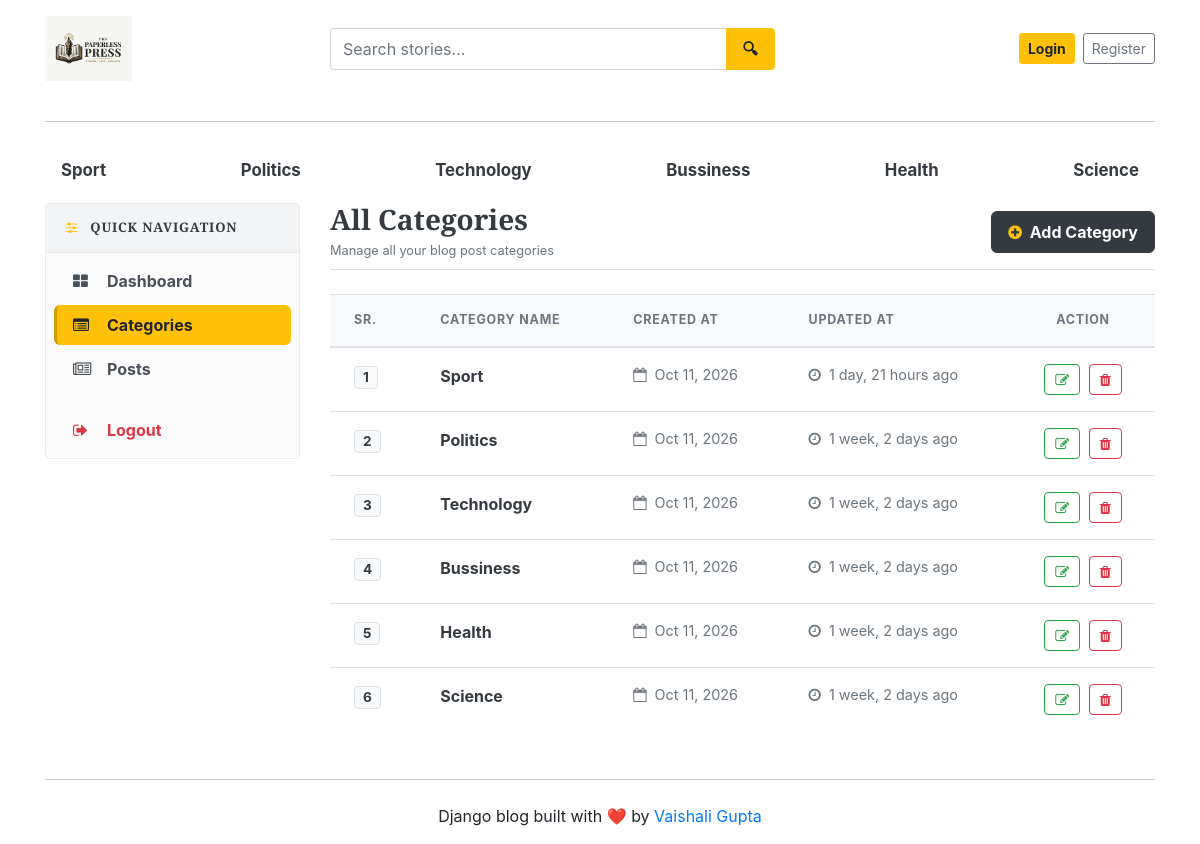
/dashboard/categories/, run on the app's committed database.
### blogs/models.py (models this page shows, shortened)
class Category(models.Model):
    category_name=models.CharField(max_length=50, unique=True)
    created_at = models.DateTimeField(auto_now_add=True)
    updated_at = models.DateTimeField(auto_now=True)
    class Meta :
        verbose_name_plural= 'categories'

### dashboards/views.py (the view)
# urls.py: path('categories/', views.categories, name='categories' ),
def categories(request):
    return render(request, 'dashboard/categories.html')

### blogs/context_processors.py (called while the page is built)
def get_categories(request):
    categories=Category.objects.all()
    return dict(categories=categories)

def get_social_links(request):
    social_links = SocialLink.objects.all()
    about = About.objects.first()  # first entry nikal lega
    return dict(social_links=social_links, about=about)

### templates/dashboard/categories.html (shortened to what this page needs)
{% extends 'base.html' %}
{% block content %}
<div class="row">
    {% include 'dashboard/sidebar.html' %}
    <div class="col-md-9 mb-4">
        <div class="d-flex justify-content-between align-items-center mb-4 pb-2 border-bottom">
            <div>
                <h3 class="font-weight-bold text-dark m-0">All Categories</h3>
                <small class="text-muted">Manage all your blog post categories</small>
            </div>
            <a href="{% url 'add_category' %}" class="btn btn-dark font-weight-bold text-white shadow-sm px-3 py-2" style="border-radius: 6px;">
                <i class="fa fa-plus-circle text-warning mr-1"></i> Add Category
            </a>
        </div>
        <div class="card border-0 shadow-sm rounded-lg overflow-hidden">
            <div class="table-responsive">
                <table class="table table-hover align-middle mb-0">
                    <thead style="background-color: #f8f9fa; border-bottom: 2px solid #e9ecef;">
                        <tr>
                            <th scope="col" class="py-3 px-4 text-secondary font-weight-bold text-uppercase" style="font-size: 0.78rem; letter-spacing: 0.8px;">Sr.</th>
                            <th scope="col" class="py-3 px-4 text-secondary font-weight-bold text-uppercase" style="font-size: 0.78rem; letter-spacing: 0.8px;">Category Name</th>
                            <th scope="col" class="py-3 px-4 text-secondary font-weight-bold text-uppercase" style="font-size: 0.78rem; letter-spacing: 0.8px;">Created At</th>
                            <th scope="col" class="py-3 px-4 text-secondary font-weight-bold text-uppercase" style="font-size: 0.78rem; letter-spacing: 0.8px;">Updated At</th>
                            <th scope="col" class="py-3 px-4 text-secondary font-weight-bold text-uppercase text-center" style="font-size: 0.78rem; letter-spacing: 0.8px;">Action</th>
                        </tr>
                    </thead>
                    <tbody>
                        {% for cat in categories %}
                        <tr style="transition: background-color 0.2s ease;">
                            <td class="py-3 px-4 font-weight-bold text-muted">
                                <span class="badge badge-light border text-dark px-2 py-1" style="font-size: 0.85rem;">{{ forloop.counter }}</span>
                            </td>
                            <td class="py-3 px-4 font-weight-bold text-dark">
                                {{ cat.category_name|default:cat }}
                            </td>
                            <td class="py-3 px-4 text-muted" style="font-size: 0.9rem;">
                                <i class="fa fa-calendar-o mr-1 text-secondary"></i> {{ cat.created_at|date:"M d, Y" }}
                            </td>
                            <td class="py-3 px-4 text-muted" style="font-size: 0.9rem;">
                                <i class="fa fa-clock-o mr-1 text-secondary"></i> {{ cat.updated_at|timesince }} ago
                            </td>
                            <td class="py-3 px-4 text-center">
                                <a href="{% url 'edit_category' cat.id %}" class="btn btn-sm btn-outline-success mr-1" title="Edit Category" style="border-radius: 4px; padding: 4px 10px;">
                                    <i class="fa fa-edit"></i>
                                </a>
                                <a href="{% url 'delete_category' cat.id %}" class="btn btn-sm btn-outline-danger" title="Delete Category" style="border-radius: 4px; padding: 4px 10px;" onclick="return confirm('Are you sure you want to delete this category?');">
                                    <i class="fa fa-trash"></i>
                                </a>
                            </td>
                        </tr>
                        {% endfor %}
                    </tbody>
                </table>
            </div>
        </div>
    </div>
</div>
{% endblock %}

### templates/base.html (shortened to what this page needs)
{% load static %}
<!DOCTYPE html>
<html lang="en">
<head>
    <link href="https://getbootstrap.com/docs/4.0/dist/css/bootstrap.min.css" rel="stylesheet">
    <link href="{% static 'css/blog.css' %}" rel="stylesheet">
    <link rel="stylesheet" href="https://cdnjs.cloudflare.com/ajax/libs/font-awesome/4.7.0/css/font-awesome.min.css">
</head>
<body>
    <div class="container">
      <header class="blog-header py-3">
        <div class="row align-items-center">
          <div class="col-6 col-md-3">
            <a href="/" class="d-inline-block">
              <img src="{% static 'images/logo.jpeg' %}"
                   alt="The Paperless Press"
                   style="height: 65px; max-width: 100%; object-fit: contain;">
            </a>
          </div>
          <div class="col-6 col-md-4 order-md-3 d-flex justify-content-end align-items-center">
            {% if not user.is_authenticated %}
              <a class="btn btn-sm btn-warning font-weight-bold mr-2 text-nowrap" href="{% url 'login' %}">Login</a>
              <a class="btn btn-sm btn-outline-secondary text-nowrap" href="{% url 'register' %}">Register</a>
            {% else %}
              <a class="btn btn-sm btn-warning font-weight-bold mr-2 text-nowrap" href="{% url 'dashboard' %}">Dashboard</a>
              <a class="btn btn-sm btn-warning font-weight-bold text-nowrap" href="{% url 'logout' %}">Logout</a>
            {% endif %}
          </div>
          <div class="col-12 col-md-5 order-md-2 mt-3 mt-md-0">
            <form action="{% url 'search' %}" method="GET" class="m-0">
              <div class="input-group">
                <input type="text"
                       class="form-control"
                       name="keyword"
                       value="{{ keyword }}"
                       placeholder="Search stories..."
                       style="height: 42px; border-radius: 4px 0 0 4px; border: 1.5px solid #ced4da;">
                <div class="input-group-append">
                  <button class="btn btn-warning"
                          type="submit"
                          style="height: 42px; padding: 0 16px; border-radius: 0 4px 4px 0; font-weight: 600;">
                    🔍︎
                  </button>
                </div>
              </div>
            </form>
          </div>
        </div>
      </header>
      <hr class="my-4" style="border-top: 1px solid #cccccc;">
      <div class="nav-scroller py-1 mb-2">
        <nav class="nav d-flex justify-content-between">
          {% for cat in categories %}
          <a class="px-3 py-2 text-dark font-weight-bold"
            href="{% url 'posts_by_category' cat.id %}"
            style="font-size: 1.05rem; border-radius: 8px; text-decoration: none; transition: background 0.2s ease;"
            onmouseover="this.style.backgroundColor='#e9ecef';"
            onmouseout="this.style.backgroundColor='transparent';">
               {{cat.category_name}}
          </a>
          {% endfor %}
        </nav>
      </div>
{% block content %}
{% endblock %}
<hr class="my-4" style="border-top: 1px solid #cccccc;">
<footer class="blog-footer text-center">
  <p>Django blog built with ❤️ by <a href="#">Vaishali Gupta</a></p>
</footer>
</body>
</html>

### blog_main/static/css/blog.css (style rules this page uses)
h1, h2, h3, h4, h5, h6 { font-family: "Playfair Display", Georgia, "Times New Roman", serif; }

### data on the page
Category: category_name "Sport", created_at "Oct 11, 2026", updated_at "1 day, 21 hours"
Category: category_name "Politics", created_at "Oct 11, 2026", updated_at "1 week, 2 days"
Category: category_name "Technology", created_at "Oct 11, 2026", updated_at "1 week, 2 days"
Category: category_name "Bussiness", created_at "Oct 11, 2026", updated_at "1 week, 2 days"
Category: category_name "Health", created_at "Oct 11, 2026", updated_at "1 week, 2 days"
Category: category_name "Science", created_at "Oct 11, 2026", updated_at "1 week, 2 days"
